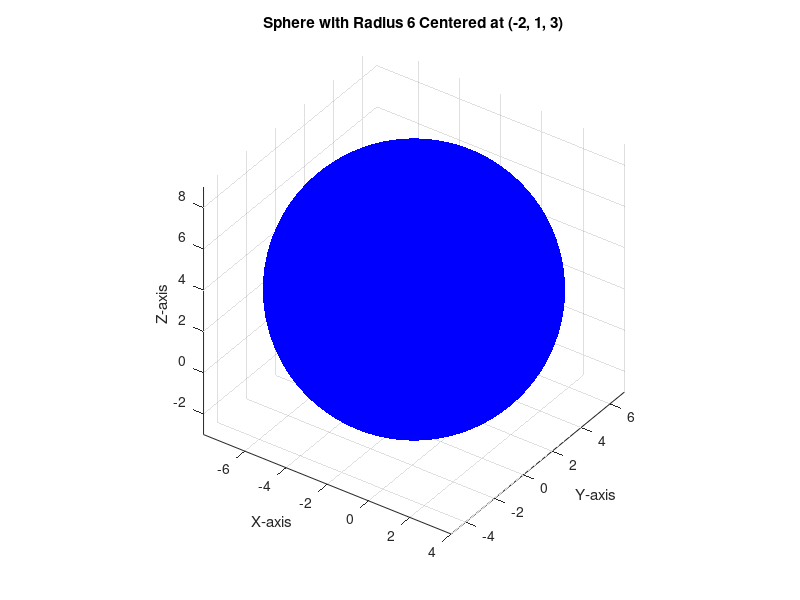

The MATLAB source for this figure:
% Parameters for the sphere
clc
clear
r = 6;
center = [-2, 1, 3];

theta = linspace(0, 2*pi, 100);
phi = linspace(0, pi, 100);

[Theta, Phi] = meshgrid(theta, phi);

X = r * sin(Phi) .* cos(Theta) + center(1);
Y = r * sin(Phi) .* sin(Theta) + center(2);
Z = r * cos(Phi) + center(3);

figure;
surf(X, Y, Z, 'FaceColor', 'b', 'EdgeColor', 'none');
axis equal;
grid on;
xlabel('X-axis');
ylabel('Y-axis');
zlabel('Z-axis');
title('Sphere with Radius 6 Centered at (-2, 1, 3)');
view(35, 35);
